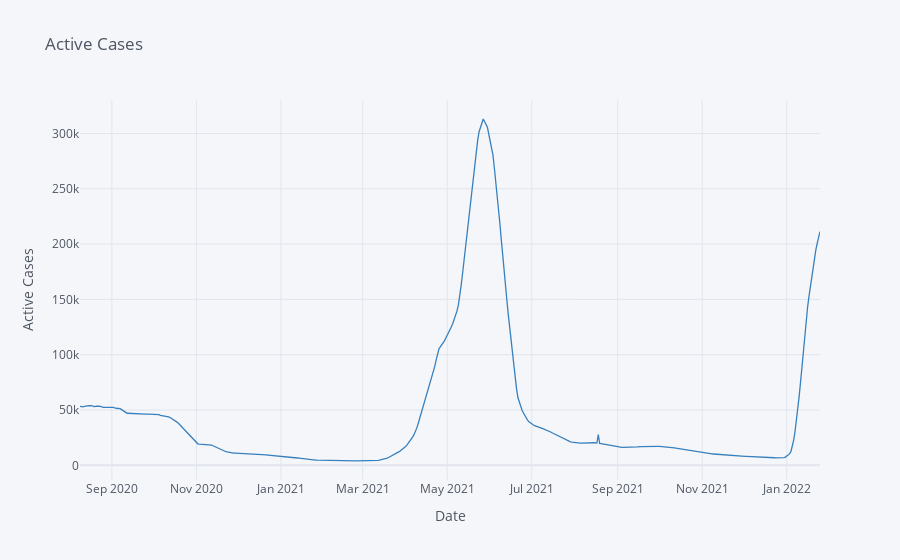

The notebook cell this image was saved under:
### Markdown cell above
Active Cases

### Code cell
dfp.iplot(kind='scatter',x='date',y='active_cases',mode='lines',title='Active Cases',xTitle='Date',yTitle='Active Cases',colors='blue',size=2)

### Figure 1 — Plotly figure (JSON) as saved in the notebook; plotly's stock layout.template omitted (floating-point values rounded to 4 significant figures; data arrays with more than 128 entries replaced by an {"elided": "..."} marker saying what was removed)
{"data": [{"line": {"color": "rgba(55, 128, 191, 1.0)", "dash": "solid", "shape": "linear", "width": 1.3}, "mode": "lines", "name": "active_cases", "text": "", "type": "scatter", "x": {"elided": "497 str values"}, "y": {"elided": "497 int values"}}], "layout": {"legend": {"bgcolor": "#F5F6F9", "font": {"color": "#4D5663"}}, "paper_bgcolor": "#F5F6F9", "plot_bgcolor": "#F5F6F9", "title": {"font": {"color": "#4D5663"}, "text": "Active Cases"}, "xaxis": {"gridcolor": "#E1E5ED", "showgrid": true, "tickfont": {"color": "#4D5663"}, "title": {"font": {"color": "#4D5663"}, "text": "Date"}, "zerolinecolor": "#E1E5ED"}, "yaxis": {"gridcolor": "#E1E5ED", "showgrid": true, "tickfont": {"color": "#4D5663"}, "title": {"font": {"color": "#4D5663"}, "text": "Active Cases"}, "zerolinecolor": "#E1E5ED"}}}
